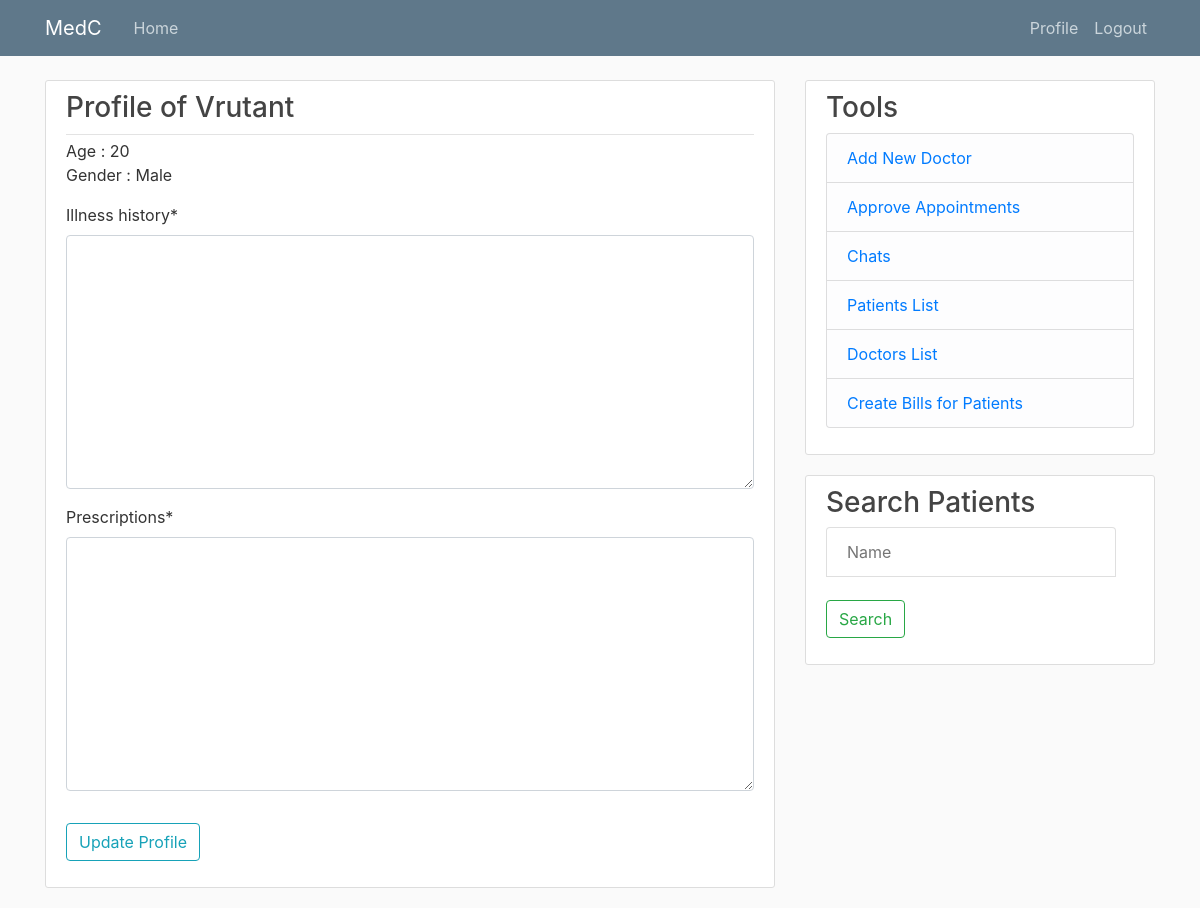
The page /search/profile/1 on the database its author committed.
### users/models.py (models this page shows)
class User(AbstractUser):
    is_staff = models.BooleanField(default=False)
    age = models.IntegerField(default=0)
    gender = models.CharField(max_length=100, default='Not Disclosed')
    illness_history = models.TextField(default='')
    prescriptions = models.TextField(default='')

### home/views.py (the view)
# urls.py: path('search/profile/<int:user_id>', views.search_profile, name='search-profile'),
def search_profile(request, user_id):
    user = get_object_or_404(User, id=user_id)
    if request.method == "POST":
        form = Staff_PatientUpdationForm(request.POST)
        if form.is_valid():
            form.save()
            return redirect('search-profile')
    else:
        form = Staff_PatientUpdationForm()
    context = {
        'user': user,
        'form': form,
    }
    return render(request, 'home/search_profile.html', context)

### home/forms.py
class Staff_PatientUpdationForm(forms.ModelForm):
    illness_history = forms.Textarea()
    prescriptions = forms.Textarea()
    class Meta:
        model = User
        fields = ['illness_history', 'prescriptions']

### home/templates/home/search_profile.html (shortened to what this page needs)
{% extends 'home/base.html' %}
{% load crispy_forms_tags %}
{% block content %}
  <article class="media content-section">
      <div class="media-body">
          <div class="article-metadata">
          <h3 class="mr-2">Profile of  {{ user.username }}</h3>
          </div>
          <p>
              Age : {{ user.age }}<br>
              Gender : {{ user.gender }}<br>
          </p>
          <form method="POST">
              <fieldset class="form-group">
                  {{ form|crispy }}
              </fieldset>
              <div class="form-group">
                  <button class="btn btn-outline-info" type="submit">Update Profile</button>
              </div>
          </form>
      </div>
  </article>
{% endblock content %}

### home/static/home/main.css (style rules this page uses)
body { background: #fafafa; color: #333333; margin-top: 5rem; }
h1, h2, h3, h4, h5, h6 { color: #444444; }
.content-section { background: #ffffff; padding: 10px 20px; border: 1px solid #dddddd; border-radius: 3px; margin-bottom: 20px; }
.article-metadata { padding-bottom: 1px; margin-bottom: 4px; border-bottom: 1px solid #e3e3e3 }

### rows shown on the page
User: username "Vrutant", age "20", gender "Male"
